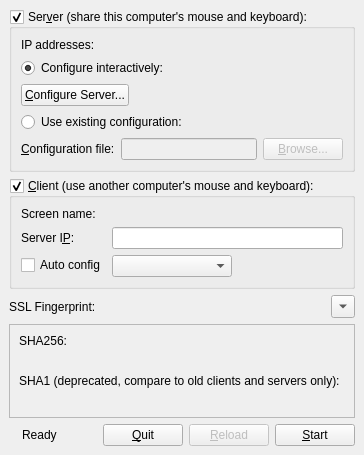
<?xml version="1.0" encoding="UTF-8"?>
<ui version="4.0">
 <class>MainWindow</class>
 <widget class="QMainWindow" name="MainWindow">
  <property name="sizePolicy">
   <sizepolicy hsizetype="Fixed" vsizetype="Fixed">
    <horstretch>0</horstretch>
    <verstretch>0</verstretch>
   </sizepolicy>
  </property>
  <property name="windowTitle">
   <string>InputLeap</string>
  </property>
  <widget class="QWidget" name="centralwidget">
   <layout class="QVBoxLayout" name="verticalLayout_2">
    <property name="sizeConstraint">
     <enum>QLayout::SetFixedSize</enum>
    </property>
    <item>
     <widget class="QGroupBox" name="m_pGroupServer">
      <property name="sizePolicy">
       <sizepolicy hsizetype="Preferred" vsizetype="Preferred">
        <horstretch>0</horstretch>
        <verstretch>0</verstretch>
       </sizepolicy>
      </property>
      <property name="title">
       <string>Ser&amp;ver (share this computer's mouse and keyboard):</string>
      </property>
      <property name="checkable">
       <bool>true</bool>
      </property>
      <property name="checked">
       <bool>true</bool>
      </property>
      <layout class="QVBoxLayout">
       <item>
        <layout class="QFormLayout" name="formLayout">
         <property name="fieldGrowthPolicy">
          <enum>QFormLayout::AllNonFixedFieldsGrow</enum>
         </property>
         <item row="0" column="0">
          <widget class="QLabel" name="label_2">
           <property name="text">
            <string>IP addresses:</string>
           </property>
          </widget>
         </item>
         <item row="0" column="1">
          <widget class="QLabel" name="m_pLabelIpAddresses">
           <property name="text">
            <string notr="true"/>
           </property>
          </widget>
         </item>
        </layout>
       </item>
       <item>
        <widget class="QRadioButton" name="m_pRadioInternalConfig">
         <property name="text">
          <string>Configure interactively:</string>
         </property>
         <property name="checked">
          <bool>true</bool>
         </property>
        </widget>
       </item>
       <item>
        <layout class="QHBoxLayout" name="horizontalLayout_4">
         <item>
          <widget class="QPushButton" name="m_pButtonConfigureServer">
           <property name="text">
            <string>&amp;Configure Server...</string>
           </property>
          </widget>
         </item>
         <item>
          <spacer>
           <property name="orientation">
            <enum>Qt::Horizontal</enum>
           </property>
           <property name="sizeHint" stdset="0">
            <size>
             <width>40</width>
             <height>20</height>
            </size>
           </property>
          </spacer>
         </item>
        </layout>
       </item>
       <item>
        <widget class="QRadioButton" name="m_pRadioExternalConfig">
         <property name="text">
          <string>Use existing configuration:</string>
         </property>
        </widget>
       </item>
       <item>
        <layout class="QHBoxLayout">
         <item>
          <widget class="QLabel" name="m_pLabelConfigurationFile">
           <property name="text">
            <string>&amp;Configuration file:</string>
           </property>
           <property name="buddy">
            <cstring>m_pLineEditConfigFile</cstring>
           </property>
          </widget>
         </item>
         <item>
          <widget class="QLineEdit" name="m_pLineEditConfigFile">
           <property name="enabled">
            <bool>false</bool>
           </property>
          </widget>
         </item>
         <item>
          <widget class="QPushButton" name="m_pButtonBrowseConfigFile">
           <property name="enabled">
            <bool>false</bool>
           </property>
           <property name="text">
            <string>&amp;Browse...</string>
           </property>
          </widget>
         </item>
        </layout>
       </item>
      </layout>
     </widget>
    </item>
    <item>
     <widget class="QGroupBox" name="m_pGroupClient">
      <property name="sizePolicy">
       <sizepolicy hsizetype="Preferred" vsizetype="Preferred">
        <horstretch>0</horstretch>
        <verstretch>0</verstretch>
       </sizepolicy>
      </property>
      <property name="title">
       <string>&amp;Client (use another computer's mouse and keyboard):</string>
      </property>
      <property name="checkable">
       <bool>true</bool>
      </property>
      <property name="checked">
       <bool>true</bool>
      </property>
      <layout class="QFormLayout" name="formLayout_3">
       <property name="fieldGrowthPolicy">
        <enum>QFormLayout::AllNonFixedFieldsGrow</enum>
       </property>
       <item row="0" column="0">
        <widget class="QLabel" name="label_5">
         <property name="text">
          <string>Screen name:</string>
         </property>
        </widget>
       </item>
       <item row="0" column="1">
        <widget class="QLabel" name="m_pLabelScreenName">
         <property name="text">
          <string notr="true"/>
         </property>
        </widget>
       </item>
       <item row="2" column="0">
        <widget class="QLabel" name="m_pLabelServerName">
         <property name="text">
          <string>Server I&amp;P:</string>
         </property>
         <property name="buddy">
          <cstring>m_pLineEditHostname</cstring>
         </property>
        </widget>
       </item>
       <item row="2" column="1">
        <widget class="QLineEdit" name="m_pLineEditHostname"/>
       </item>
       <item row="3" column="0">
        <widget class="QCheckBox" name="m_pCheckBoxAutoConfig">
         <property name="text">
          <string>Auto config</string>
         </property>
        </widget>
       </item>
       <item row="3" column="1">
        <widget class="QComboBox" name="m_pComboServerList">
         <property name="sizePolicy">
          <sizepolicy hsizetype="Maximum" vsizetype="Preferred">
           <horstretch>0</horstretch>
           <verstretch>0</verstretch>
          </sizepolicy>
         </property>
         <property name="minimumSize">
          <size>
           <width>120</width>
           <height>0</height>
          </size>
         </property>
        </widget>
       </item>
      </layout>
     </widget>
    </item>
    <item>
     <layout class="QHBoxLayout" name="horizontalLayout_3">
      <item>
       <widget class="QLabel" name="m_pLabelFingerprint">
        <property name="sizePolicy">
         <sizepolicy hsizetype="Maximum" vsizetype="Preferred">
          <horstretch>0</horstretch>
          <verstretch>0</verstretch>
         </sizepolicy>
        </property>
        <property name="text">
         <string>SSL Fingerprint:</string>
        </property>
       </widget>
      </item>
      <item>
       <widget class="QLabel" name="m_pLabelLocalFingerprint">
        <property name="text">
         <string/>
        </property>
        <property name="textFormat">
         <enum>Qt::PlainText</enum>
        </property>
       </widget>
      </item>
      <item>
       <widget class="QToolButton" name="toolbutton_show_fingerprint">
        <property name="text">
         <string>...</string>
        </property>
        <property name="arrowType">
         <enum>Qt::DownArrow</enum>
        </property>
       </widget>
      </item>
     </layout>
    </item>
    <item>
     <widget class="QFrame" name="frame_fingerprint_details">
      <property name="frameShape">
       <enum>QFrame::StyledPanel</enum>
      </property>
      <property name="frameShadow">
       <enum>QFrame::Raised</enum>
      </property>
      <layout class="QGridLayout" name="gridLayout">
       <property name="sizeConstraint">
        <enum>QLayout::SetMinimumSize</enum>
       </property>
       <item row="1" column="1">
        <widget class="QLabel" name="label_sha256_randomart">
         <property name="font">
          <font>
           <family>Courier</family>
          </font>
         </property>
         <property name="text">
          <string/>
         </property>
         <property name="textInteractionFlags">
          <set>Qt::LinksAccessibleByMouse|Qt::TextSelectableByMouse</set>
         </property>
        </widget>
       </item>
       <item row="2" column="0" colspan="2">
        <widget class="QLabel" name="label_sha1">
         <property name="text">
          <string>SHA1 (deprecated, compare to old clients and servers only):</string>
         </property>
        </widget>
       </item>
       <item row="3" column="0" colspan="2">
        <widget class="QLabel" name="label_sha1_fingerprint_full">
         <property name="text">
          <string/>
         </property>
         <property name="textInteractionFlags">
          <set>Qt::LinksAccessibleByMouse|Qt::TextSelectableByMouse</set>
         </property>
        </widget>
       </item>
       <item row="0" column="0" colspan="2">
        <widget class="QLabel" name="label_sha256">
         <property name="text">
          <string>SHA256:</string>
         </property>
        </widget>
       </item>
       <item row="1" column="0">
        <widget class="QLabel" name="label_sha256_fingerprint_full">
         <property name="text">
          <string/>
         </property>
         <property name="textInteractionFlags">
          <set>Qt::LinksAccessibleByMouse|Qt::TextSelectableByMouse</set>
         </property>
        </widget>
       </item>
      </layout>
     </widget>
    </item>
    <item>
     <layout class="QHBoxLayout" name="horizontalLayout">
      <property name="sizeConstraint">
       <enum>QLayout::SetDefaultConstraint</enum>
      </property>
      <item>
       <widget class="QLabel" name="m_pLabelPadlock">
        <property name="enabled">
         <bool>true</bool>
        </property>
        <property name="text">
         <string/>
        </property>
       </widget>
      </item>
      <item>
       <widget class="QLabel" name="m_pStatusLabel">
        <property name="text">
         <string>Ready</string>
        </property>
       </widget>
      </item>
      <item>
       <spacer name="spacer">
        <property name="orientation">
         <enum>Qt::Horizontal</enum>
        </property>
        <property name="sizeHint" stdset="0">
         <size>
          <width>40</width>
          <height>20</height>
         </size>
        </property>
       </spacer>
      </item>
      <item>
       <widget class="QPushButton" name="m_pButtonQuit">
        <property name="text">
         <string>&amp;Quit</string>
        </property>
       </widget>
      </item>
      <item>
       <widget class="QPushButton" name="m_pButtonReload">
        <property name="enabled">
         <bool>false</bool>
        </property>
        <property name="text">
         <string>&amp;Reload</string>
        </property>
       </widget>
      </item>
      <item>
       <widget class="QPushButton" name="m_pButtonToggleStart">
        <property name="text">
         <string>&amp;Start</string>
        </property>
       </widget>
      </item>
     </layout>
    </item>
   </layout>
  </widget>
  <action name="m_pActionAbout">
   <property name="text">
    <string>&amp;About InputLeap...</string>
   </property>
   <property name="shortcut">
    <string notr="true"/>
   </property>
   <property name="menuRole">
    <enum>QAction::AboutRole</enum>
   </property>
  </action>
  <action name="m_pActionQuit">
   <property name="text">
    <string>&amp;Quit</string>
   </property>
   <property name="statusTip">
    <string>Quit</string>
   </property>
   <property name="shortcut">
    <string notr="true">Ctrl+Q</string>
   </property>
   <property name="menuRole">
    <enum>QAction::QuitRole</enum>
   </property>
  </action>
  <action name="m_pActionStartCmdApp">
   <property name="text">
    <string>&amp;Start</string>
   </property>
   <property name="statusTip">
    <string>Run</string>
   </property>
   <property name="shortcut">
    <string notr="true">Ctrl+S</string>
   </property>
  </action>
  <action name="m_pActionStopCmdApp">
   <property name="enabled">
    <bool>false</bool>
   </property>
   <property name="text">
    <string>S&amp;top</string>
   </property>
   <property name="statusTip">
    <string>Stop</string>
   </property>
   <property name="shortcut">
    <string notr="true">Ctrl+T</string>
   </property>
  </action>
  <action name="m_pActionMinimize">
   <property name="text">
    <string>&amp;Hide</string>
   </property>
   <property name="toolTip">
    <string>Hide</string>
   </property>
   <property name="shortcut">
    <string notr="true">F5</string>
   </property>
  </action>
  <action name="m_pActionRestore">
   <property name="text">
    <string>&amp;Show</string>
   </property>
   <property name="toolTip">
    <string>Show</string>
   </property>
   <property name="shortcut">
    <string notr="true"/>
   </property>
  </action>
  <action name="m_pActionSave">
   <property name="text">
    <string>S&amp;ave configuration</string>
   </property>
   <property name="statusTip">
    <string>Save the interactively generated server configuration to a file.</string>
   </property>
   <property name="shortcut">
    <string notr="true">Ctrl+Alt+S</string>
   </property>
  </action>
  <action name="m_pActionSettings">
   <property name="text">
    <string>Change &amp;Settings</string>
   </property>
   <property name="statusTip">
    <string>Edit settings</string>
   </property>
   <property name="shortcut">
    <string notr="true">F4</string>
   </property>
   <property name="menuRole">
    <enum>QAction::PreferencesRole</enum>
   </property>
  </action>
  <action name="m_pActionShowLog">
   <property name="text">
    <string>Show &amp;Log</string>
   </property>
   <property name="toolTip">
    <string>Show Log</string>
   </property>
   <property name="shortcut">
    <string notr="true">F2</string>
   </property>
  </action>
  <action name="m_pActionReload">
   <property name="text">
    <string>&amp;Reload</string>
   </property>
   <property name="toolTip">
    <string>Reload app</string>
   </property>
   <property name="shortcut">
    <string notr="true"/>
   </property>
  </action>
 </widget>
 <resources>
  <include location="../res/InputLeap.qrc"/>
 </resources>
 <connections>
  <connection>
   <sender>m_pRadioExternalConfig</sender>
   <signal>toggled(bool)</signal>
   <receiver>m_pLineEditConfigFile</receiver>
   <slot>setEnabled(bool)</slot>
   <hints>
    <hint type="sourcelabel">
     <x>156</x>
     <y>179</y>
    </hint>
    <hint type="destinationlabel">
     <x>169</x>
     <y>209</y>
    </hint>
   </hints>
  </connection>
  <connection>
   <sender>m_pRadioExternalConfig</sender>
   <signal>toggled(bool)</signal>
   <receiver>m_pButtonBrowseConfigFile</receiver>
   <slot>setEnabled(bool)</slot>
   <hints>
    <hint type="sourcelabel">
     <x>353</x>
     <y>182</y>
    </hint>
    <hint type="destinationlabel">
     <x>356</x>
     <y>211</y>
    </hint>
   </hints>
  </connection>
  <connection>
   <sender>m_pRadioInternalConfig</sender>
   <signal>toggled(bool)</signal>
   <receiver>m_pButtonConfigureServer</receiver>
   <slot>setEnabled(bool)</slot>
   <hints>
    <hint type="sourcelabel">
     <x>204</x>
     <y>244</y>
    </hint>
    <hint type="destinationlabel">
     <x>212</x>
     <y>274</y>
    </hint>
   </hints>
  </connection>
  <connection>
   <sender>m_pButtonToggleStart</sender>
   <signal>clicked()</signal>
   <receiver>m_pActionStartCmdApp</receiver>
   <slot>trigger()</slot>
   <hints>
    <hint type="sourcelabel">
     <x>361</x>
     <y>404</y>
    </hint>
    <hint type="destinationlabel">
     <x>-1</x>
     <y>-1</y>
    </hint>
   </hints>
  </connection>
 </connections>
</ui>
